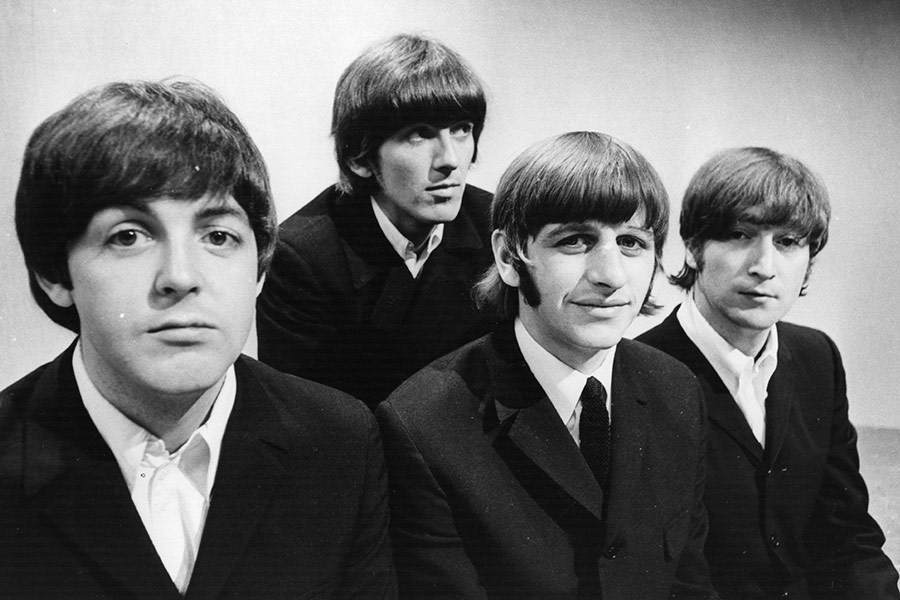
#> input picture Lab2/beatles.jpg, 900 x 600 px
$ python lab2prob4.py
#> lines starting #> are read from the running program, lines starting #| are printed output that depends on the picture
# -*- coding: utf-8 -*-
"""
Created on Sun Aug  4 20:39:59 2019

@author: jctep
"""
import numpy as np
import cv2
import sys
import matplotlib.pyplot as plt

def transformation(img, alpha = 1, beta = 1, gamma = 1, transformation ="lineal"):
#> called with img = 'beatles.jpg', alpha = 1.5, beta = 1.2, gamma = 1, transformation = 'lineal'
    image_0 = cv2.imread(img)
#> image_0 is the input picture: shape (600, 900, 3); min 0, max 255, mean 109.5
    image = cv2.cvtColor(image_0,cv2.COLOR_BGR2GRAY)
    height = image.shape[0]
#> height = 600
    width = image.shape[1]
#> width = 900


    if transformation == "negative":


    ### negative image


        negative_image = np.zeros((height,width)) + 256

        negative_image =  (256 - 1) - image
        print("negative")
        cv2.imwrite("image_neg.jpg",negative_image)
        image_neg = cv2.imread("image_neg.jpg")
        cv2.imshow('Negative Image',image_neg)


    elif transformation == "multiplication":

    #multiplication

        mult_image = alpha*image

        cv2.imwrite("image_mult.jpg",mult_image)
        print("multiplication")
        mult_image = cv2.imread("image_mult.jpg")
        cv2.imshow('Multiplication of  Image',mult_image)

    elif transformation == "division":


    #### division
        div = 1/beta
        div_image = div*image
        cv2.imwrite("image_div.jpg",div_image)
        print("division")
        div_image = cv2.imread("image_div.jpg")
        cv2.imshow('Division of  Image',div_image)


    ### lineal transformation

    elif transformation =="lineal":


        lin_image = alpha*image + beta
        cv2.imwrite("image_lin.jpg",lin_image)
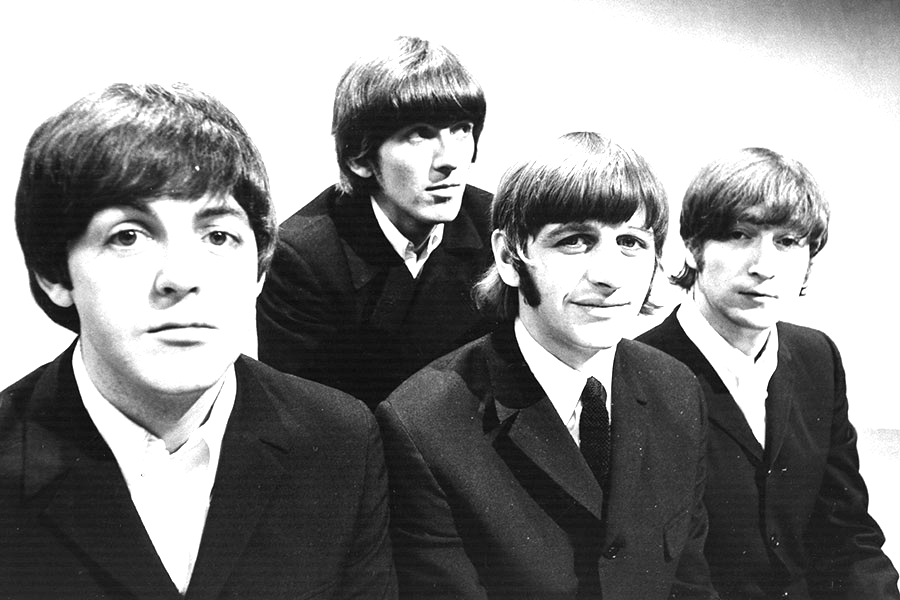
#> saved as image_lin.jpg: shape (600, 900); min 1, max 255, mean 141.5
        lin_image = cv2.imread("image_lin.jpg")
#> lin_image: shape (600, 900, 3); min 0, max 255, mean 141.5
        print("lineal")
        cv2.imshow('Lineal Transformation of Image',lin_image)

    elif transformation =="log":


    ## logistic transformation

        log_image = alpha*np.log(np.ones((height,width)) + image)
        cv2.imwrite("image_log.jpg",log_image)
        print("log")
        log_image = cv2.imread("image_log.jpg")
        cv2.imshow('Log Transformation of Image',log_image)

    elif transformation == "exponential":


     ## exponential transformation

        exp_image = alpha*((image)**gamma)
        print("exponential")
        cv2.imwrite("image_exp.jpg",exp_image)
        exp_image = cv2.imread("image_exp.jpg")
        cv2.imshow('Exponential Transformation of Image',exp_image)

    else:
        print("please select a valid transformation parameter.")

    cv2.waitKey(0)
    cv2.destroyAllWindows()
    sys.exit()
#> (the program exits here)
